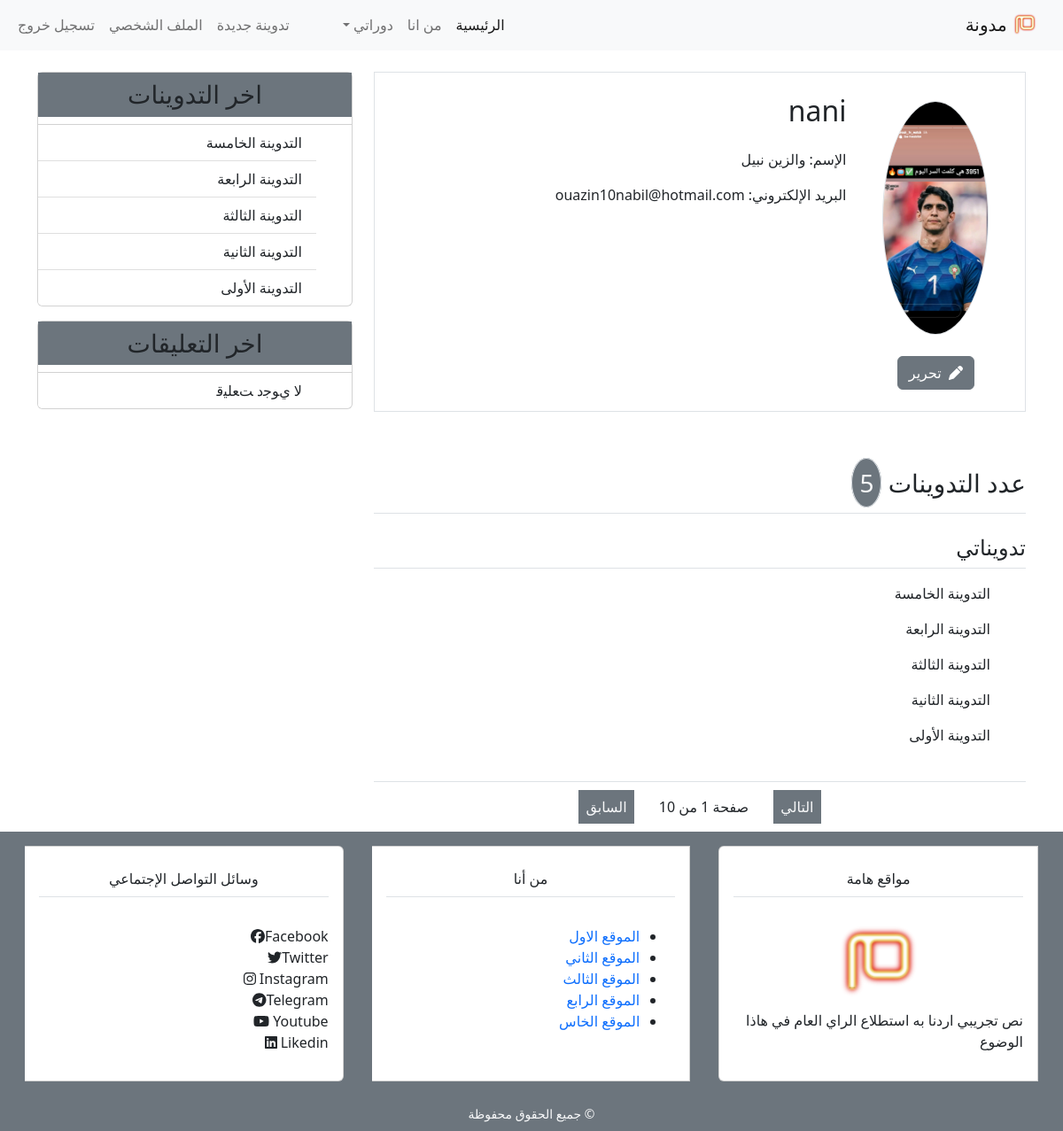
Screenshot of /profile/ (signed in) with the database file from the repository.
### user/models.py (models this page shows, shortened)
class Profile(models.Model):
     image = models.ImageField(default='default.jpg', upload_to='profile_pictures')
     user = models.OneToOneField(User, on_delete=models.CASCADE)

### blog/models.py (models this page shows, shortened)
class Post(models.Model):
    title = models.CharField(max_length=100)
    content = models.TextField()
    post_date = models.DateTimeField(default=timezone.now)
    post_update = models.DateTimeField(auto_now=True)
    author = models.ForeignKey(User, on_delete=models.CASCADE)
    class Meta:
        ordering = ('-post_date', )

### user/views.py (the view)
# urls.py: path('profile/', views.profile, name='profile'),
@login_required(login_url='login')
def profile(request):
    posts = Post.objects.filter(author=request.user)
    return render(request, 'user/profile.html', {
        'title': 'الملف الشخصي',
        'posts': posts,
        })

### blog/templatetags/post_tag.py (called while the page is built)
@register.inclusion_tag('blog/latest_posts.html')
def latest_posts():
    context = {
        'l_posts': Post.objects.all()[0:5],
    }
    return context

@register.inclusion_tag('blog/latest_comments.html')
def latest_comments():
    context = {
        'l_comments': Comment.objects.filter(active=True)[0:5],
    }
    return context

### user/templates/user/profile.html
{% extends 'blog/base.html' %}
{% load static %}
{% block content %}
<div class="border p-4 mb-5">
  <div class="row">
    <div class="col-md-3 text-center">
	    <img class="img-fluid border rounded-circle m-2" src="{{user.profile.image.url}}" alt="ﺹﻭﺭﺓ ﺎﻠﻧﺎﺷﺭ" width="120px" height="60px">
      <div class="mt-3">
	      <a class="btn btn-secondary bg-secondary"><i class="fas fa-pen ms-2"></i>تحرير</a>
      </div>
    </div>
    <div class="col-md-9">
	    <h2 class="mb-4">{{user.username}}</h2>
	    <p class="font-weight-bold">الإسم: <span class="font-weight-normal">{{user.first_name}} {{user.last_name}}</span></p>
	    <p class="font-weight-bold">البريد الإلكتروني: <span class="font-weight-normal">{{user.email}}</span></p>
    </div>
  </div>
</div>
<div class="row">
  <div class="col-md">
	  <h3 class="border-bottom pb-3 mt-3">عدد التدوينات <span class="bg-secondary text-light p-2 border rounded-circle">{{posts.count}}</span></h3>
    <h4 class="border-bottom mb-3 pb-2 mt-4">تدويناتي</h4>
    {% for post in posts %}
    <ul class="pr-2">
	    <a class="text-dark" href="{% url 'detail' post.id  %}">{{post.title}}</a>
    </ul>
    {% empty %}
    <h4 class="text-center mt-4">لا توجد أي تدوينة</h4>
    {% endfor %}
  </div>
</div>
{% if posts.count >= 5 %}
<div class="border-top mt-4 pt-3 mb-3 text-center">
  <a class="bg-secondary text-light p-2" href="#">التالي</a>
  <span class="px-4">صفحة 1 من 10</span>
  <a class="bg-secondary text-light p-2" href="#">السابق</a>
</div>
{% endif %}
{% endblock content %}

### blog/templates/blog/latest_posts.html
<ul class="list-group list-group-flush">
  {% for post in l_posts %}
  <li class="list-group-item">
    <a class="text-dark" href="{% url 'detail' post.pk %}">{{post.title}}</a>
  </li>
  {% empty %}
  <li class="border p-4 m-2">لاتوجد حاليا أية تدوينة</li>
  {% endfor %}
</ul>

### blog/static/blog/css/main.css (style rules this page uses)
html, body { direction: rtl; text-align: right; }
a { text-decoration:none; }

### rows the page displays
Post: title "التدوينة الخامسة"
Post: title "التدوينة الرابعة"
Post: title "التدوينة الثالثة"
Post: title "التدوينة الثانية"
Post: title "التدوينة الأولى"

### other values shown
{{ user.username }} "nani"
{{ user.first_name }} "والزين"
{{ user.last_name }} "نبيل"
{{ user.email }} "ouazin10nabil@hotmail.com"
{{ posts.count }} "5"
